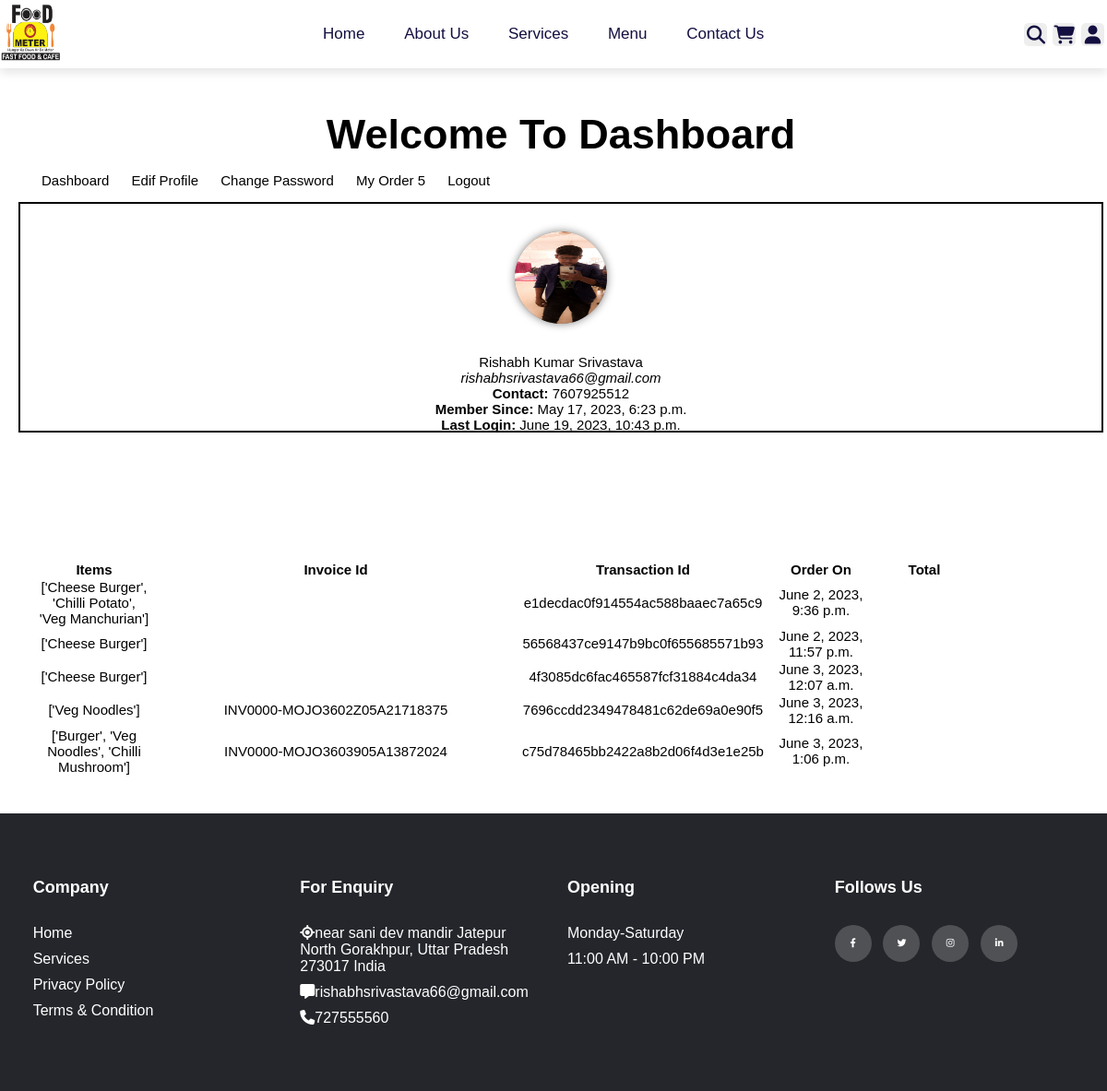
The app's page /dashboard/ (signed in) with its own data.
### foodOmeterApp/models.py (models this page shows, shortened)
class Profile(models.Model):
    user=models.OneToOneField(User,on_delete=models.CASCADE,related_name='profile')
    profile_pic = models.ImageField(upload_to='profiles/%Y/%m/%d', null=True, blank=True)
    forget_password_token=models.CharField(max_length=50,null=True, blank=True)
    contact=models.IntegerField(null=True)
    address=models.TextField(blank=True)
    updated_on=models.DateTimeField(auto_now=True)
    class Meta:
        verbose_name_plural = "Profile Table"

class Order(models.Model):
    customer = models.ForeignKey(Profile, on_delete=models.CASCADE)
    status = models.BooleanField(default=False)
    item=models.CharField(CartItems, max_length=50,null=True,blank=True)
    invoice_id = models.CharField(max_length=100, blank=True)
    payer_id = models.CharField(max_length=100, blank=True)
    instamojo_response=models.TextField(null=True,blank=True)
    ordered_on = models.DateTimeField(auto_now_add=True)
    class Meta:
        verbose_name_plural = "Order Table"

### foodOmeterApp/views.py (the view, shortened to what this page needs)
# urls.py: path('dashboard/',views.Dashboard),
def Dashboard(request):
    login_user = get_object_or_404(User, id = request.user.id)
    context={}
    profile=Profile.objects.get(user__id=request.user.id)
    context['profile'] = profile
    order= Order.objects.filter(customer=profile,status=True)
    context['order']=order
    return render(request,'dashboard.html',context)

### template/dashboard.html (shortened to what this page needs)
{% extends "base.html" %}
{% block content %}
    <section class="dashboard">
        <div class="box">
            <h1>Welcome To Dashboard</h1>
            <div class="dash-nav">
                <ul>
                    <li> <a href="">Dashboard</a></li>
                    <li id="edit">Edif Profile</li>
                    <li  id="edit-pass">Change Password</li>
                    <li><a href="">My Order {{ order | length }}</a></li>
                    <li><a href="/logout">Logout</a></li>
                </ul>
            </div>
            <div class="dash-content">
                {% if profile.profile_pic %}
                <a href="/media/{{profile.profile_pic}}"><img src="/media/{{profile.profile_pic}}" alt="" class="pic"></a>
                {% else %}
                <span class='pic'>{{profile.user.first_name.0}}</span>
                {% endif %}
                <p>{{user.first_name}}</p>
                <p><em>{{user.email}}</em></p>
                <p><strong>Contact: </strong>{{profile.contact}}</p>
                <p><strong>Member Since: </strong>{{user.date_joined}}</p>
                <p><strong>Last Login: </strong>{{user.last_login}}</p>
            </div>
            <section class="dashboard">
                <div class="box">
            <div class="table-responsive">
                <table class="table table-bordered m-0">
                  <thead>
                    <tr>
                      <th class="text-center py-3 px-4" style="width: 120px;">Items</th>
                      <th class="text-center py-3 px-4" style="min-width: 400px;">Invoice Id</th>
                      <th class="text-right py-3 px-4" style="width: 100px;">Transaction Id</th>
                      <th class="text-center py-3 px-4" style="width: 120px;">Order On</th>
                      <th class="text-right py-3 px-4" style="width: 100px;">Total</th>
                    </tr>
                  </thead>
                  <tbody>
                      {% for orders in order %}
                    <tr>
                      <td class="p-4">
                        <div class="media align-items-center">
                          <p>{{orders.item}}</p>
                        </div>
                      </td>
                      <td class="p-4">
                          <div class="media align-items-center">
                            <div class="media-body">
                              <p>{{orders.invoice_id}}</p>
                            </div>
                          </div>
                        </td>
                      <td class="text-right font-weight-semibold align-middle p-4">{{orders.payer_id}}</td>
                      <td class="text-right font-weight-semibold align-middle p-4">{{orders.ordered_on}}</td>
                    </tr>
                    {% endfor %}
                  </tbody>
                </table>
            </div>
        </section>
        </div>
    </section>
    {% endblock %}

### template/base.html
{% include "header.html" %}
{% block content %}
{% endblock  %}
{% include "footer.html" %}

### template/header.html (shortened to what this page needs)
<!DOCTYPE html>
<html lang="en">
<head>
    <link rel="stylesheet" href="/static/css/style.css">
    <link rel="stylesheet" href="https://cdnjs.cloudflare.com/ajax/libs/font-awesome/6.4.0/css/all.min.css">
    <link rel="stylesheet" href="https://cdnjs.cloudflare.com/ajax/libs/font-awesome/6.4.0/css/all.min.css">
</head>
<body>
    <header class="header">
        <a href="/" class="logo"><img src="/static/img/logo.png" alt=""></a>
        <nav class="navbar">
            <a href="/" class="{% if request.path == '/'%} active {% endif %}">Home</a>
            <a href="/aboutus/" class="{% if request.path == '/aboutus/' %} active {% endif %}">About Us</a>
            <a href="/services/" class="{% if request.path == '/services/' %} active {% endif %}">Services</a>
            <a href="/menu/" class="{% if request.path == '/menu/' %} active {% endif %}">Menu</a>
            <a href="/contactus/" class="{% if request.path == '/contactus/' %} active {% endif %}">Contact Us</a>
        </nav>
        <div class="icons">
            <div class="fas fa-search"id="search-btn"></div>
           <a href="/cart/"> <div class="fas fa-shopping-cart"id="cart-btn"></div></a>
            <div class="fas fa-user"id="login-btn"></div>
        </div>
    </header>

### template/footer.html (shortened to what this page needs)
<footer class="footer">
    <div class="footer-container">
        <div class="row">
            <div class="footer-col">
                <h4>Company</h4>
                <ul>
                    <li><a href="">Home</a></li>
                    <li><a href="">Services</a></li>
                    <li><a href="">Privacy Policy</a></li>
                    <li><a href="">Terms & Condition</a></li>
                </ul>
            </div>
            <div class="footer-col">
                <h4>For Enquiry</h4>
                <ul>
                    <li><a href=""><i class="fas fa-location"></i>near sani dev mandir
                        Jatepur North
                        Gorakhpur, Uttar Pradesh 273017
                        India</a></li>
                    <li><a href=""><i class="fas fa-message"></i>rishabhsrivastava66@gmail.com</a></li>
                    <li><a href=""><i class="fas fa-phone"></i>727555560</a></li>
                </ul>
            </div>
            <div class="footer-col">
                <h4>Opening</h4>
                <ul>
                    <li><a href="#">Monday-Saturday</a></li>
                    <li><a href="#">11:00 AM - 10:00 PM</a></li>
                </ul>
            </div>
            <div class="footer-col">
                <h4>Follows Us</h4>
                <div class="social-links">
                    <a href=""><i class="fab fa-facebook-f"></i></a>
                    <a href=""><i class="fab fa-twitter"></i></a>
                    <a href=""><i class="fab fa-instagram"></i></a>
                    <a href=""><i class="fab fa-linkedin-in"></i></a>
                </div>
            </div>
        </div>
    </div>
</footer>
</body>
</html>

### static/css/style.css (style rules this page uses)
:root { --orange:#ff7800; --black:#130f40; --light-color:#666; --box-shadow:0 .5rem 1rem rgba(0,0,0,.1); --border:.2rem solid rgba(0,0,0,.1); --outline:.1rem solid rgba(0,0,0,.1); --outline-hover:.2rem solid var(--black); }
* { font-family:sans-serif; margin: 0; padding: 0; box-sizing: border-box; outline: none; border: none; text-decoration: none; transition: all .2s linear; }
html { font-size: 62.5%; overflow-x: hidden; scroll-behavior: smooth; scroll-padding-top: 7rem; }
body { width: 100%; }
.header { position: fixed; top: 0; left: 0; right: 0; z-index: 1000; display: flex; align-items: center; justify-content:space-between; background: #fff; box-shadow: var(--box-shadow); }
.header .logo { font-size: 2.5rem; font-weight: bolder; color: var(--black); }
.header .logo img { color: var(--orange); width: 68px; height: 68px; }
.header .navbar a { font-size: 1.7rem; margin: 0 1rem; color: var(--black); padding: 10px; }
.header .icons div { height: 2.5rem; width: 2.5rem; line-height: 2.5rem; border-radius: .5rem; background: #eee; color: var(--black); font-size: 2rem; margin-right: .3rem; text-align: center; }
.box { display: flex; flex-direction: column; margin: auto; width: 98%; margin: 20px; }
.box h1 { text-align: center; font-size: 3em; }
.footer { display: flex; flex-wrap: wrap; background-color: #24262b; padding: 70px 0; font-family: 'Poppins', sans-serif; }
.footer-container { max-width: 1170px; margin: auto; }
ul { list-style: none; }
.row { display: flex; flex-wrap: wrap; }
.footer-col { width: 25%; padding: 0 15px; }
.footer-col h4 { font-size: 18px; color: #ffffff; margin-bottom: 30px; }
.footer-col ul li:not(:last-child) { margin-bottom: 10px; }
.footer-col ul li a { font-size: 16px; color: #ffffff; text-decoration: none; font-weight: 300; display: block; transition: all .3s ease; }
.footer-col .social-links a { display: inline-block; height: 40px; width: 40px; background-color: rgba(255,255,255,0.2); margin: 0 10px 10px 0; text-align: center; line-height: 40px; border-radius: 50%; color: #ffffff; transition: all 0.5s ease; }
.dashboard { margin-top: 10%; text-align: center; font-size: 1.5rem; }
.dash-nav { margin: 5px; padding: 10px; width: 100%; display: flex; }
.dash-nav li { font-size: 1.5rem; padding: 5px 10px; display: inline; text-decoration: none; color: black; cursor: pointer; }
.dash-nav a { color: black; }
.dash-content { width: 100%; height: 250px; border: 2px solid black; margin: auto; justify-content: center; }
.dash-content img { width: 100px; height: 100px; display: block; margin: auto; border-radius: 50%; justify-items: center; }
.dash-content .pic { background-color: gray; color: white; display: inline-block; height: 100px;width: 100px; border-radius: 50%; margin: 30px 0px; font-size: 30px; text-align: center; line-height: 100px; box-shadow: 0px 0px 10px gray; }

### records on screen
Profile: profile_pic (picture), contact "7607925512"
Order: item "['Cheese Burger', 'Chilli Potato', 'Veg Manchurian']", payer_id "e1decdac0f914554ac588baaec7a65c9", ordered_on "June 2, 2023, 9:36 p.m."
Order: item "['Cheese Burger']", payer_id "56568437ce9147b9bc0f655685571b93", ordered_on "June 2, 2023, 11:57 p.m."
Order: item "['Cheese Burger']", payer_id "4f3085dc6fac465587fcf31884c4da34", ordered_on "June 3, 2023, 12:07 a.m."
Order: item "['Veg Noodles']", invoice_id "INV0000-MOJO3602Z05A21718375", payer_id "7696ccdd2349478481c62de69a0e90f5", ordered_on "June 3, 2023, 12:16 a.m."
Order: item "['Burger', 'Veg Noodles', 'Chilli Mushroom']", invoice_id "INV0000-MOJO3603905A13872024", payer_id "c75d78465bb2422a8b2d06f4d3e1e25b", ordered_on "June 3, 2023, 1:06 p.m."

### other values on screen
{{ order | length }} "5"
{{ user.first_name }} "Rishabh Kumar Srivastava"
{{ user.email }} "rishabhsrivastava66@gmail.com"
{{ user.date_joined }} "May 17, 2023, 6:23 p.m."
{{ user.last_login }} "June 19, 2023, 10:43 p.m."
